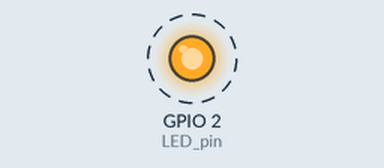
This program was run on a simulated Raspberry Pi (BCM pin numbers). Parts: output pins drawn as LEDs (lit = HIGH). Dashed ring = blinking.

Above: at 0.2 s.
Timing chart, 0 to 3.0 s (numbered marks = the images above):
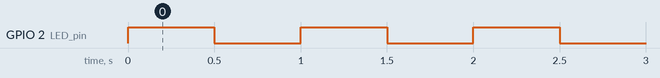

The program:

test.py
```python
import RPi.GPIO as gpio
import time

gpio.setmode(gpio.BCM)

LED_pin = 2
gpio.setup(LED_pin, gpio.OUT)

try:
    while True:
        gpio.output(LED_pin, gpio.HIGH)
        time.sleep(0.5)
        gpio.output(LED_pin, gpio.LOW)
        time.sleep(0.5)

finally:
    gpio.cleanup()
```

Measured:
- by itself, GPIO 2 (LED_pin): alternates HIGH for 0.50 s and LOW for 0.50 s
